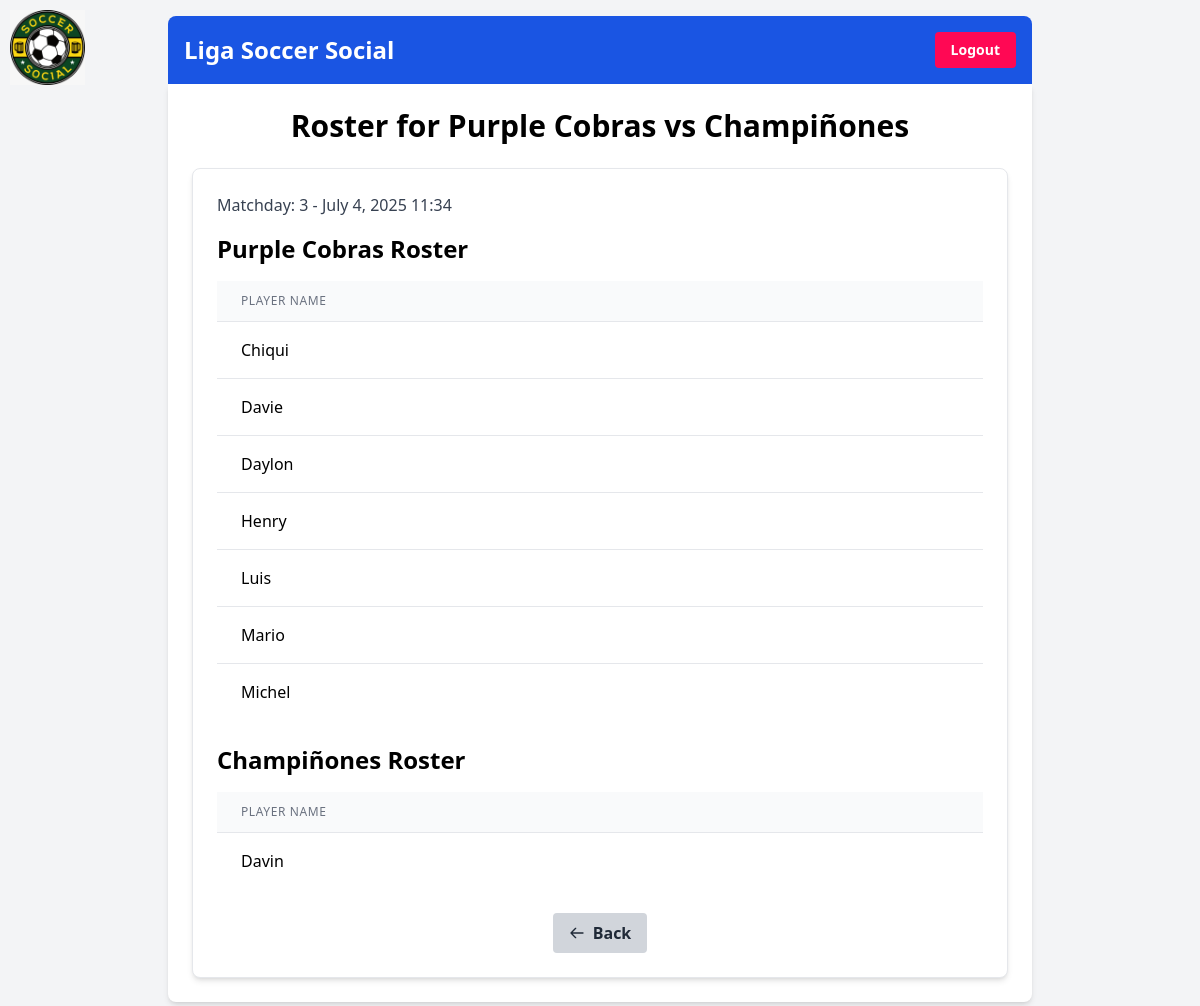
Page /futbol/match/7/roster/ (signed in) on the committed database.
### futbolapp/models.py (models this page shows, shortened)
class Match(models.Model):
    matchday = models.ForeignKey(Matchday, on_delete=models.CASCADE)
    home_team = models.ForeignKey(Team, related_name='home_matches', on_delete=models.CASCADE)
    away_team = models.ForeignKey(Team, related_name='away_matches', on_delete=models.CASCADE)
    home_score = models.PositiveIntegerField(null=True, blank=True)
    away_score = models.PositiveIntegerField(null=True, blank=True)
    date = models.DateTimeField()
    class Meta:
        unique_together = ('matchday', 'home_team', 'away_team')
        ordering = ['date']
        verbose_name_plural = "Matches"

class Team(models.Model):
    name = models.CharField(max_length=100)
    league = models.ForeignKey(League, on_delete=models.CASCADE, null=True, blank=True)
    tournament = models.ForeignKey('Tournament', on_delete=models.CASCADE, null=True, blank=True) # New field

class Matchday(models.Model):
    season = models.ForeignKey(Season, on_delete=models.CASCADE)
    number = models.PositiveIntegerField()
    date = models.DateField()
    title = models.CharField(max_length=100, blank=True, null=True) # New field for title
    class Meta:
        ordering = ['season', 'number']
        unique_together = ('season', 'number')

class PlayerStatistic(models.Model):
    player = models.ForeignKey(Player, on_delete=models.CASCADE)
    match = models.ForeignKey(Match, on_delete=models.CASCADE)
    goals = models.PositiveIntegerField(default=0)
    assists = models.PositiveIntegerField(default=0)
    clean_sheets = models.PositiveIntegerField(default=0)
    yellow_cards = models.PositiveIntegerField(default=0)
    red_cards = models.PositiveIntegerField(default=0)
    present = models.BooleanField(default=False) # New field for presence
    class Meta:
        unique_together = ('player', 'match')

class Player(models.Model):
    name = models.CharField(max_length=100)
    team = models.ForeignKey(Team, on_delete=models.CASCADE)
    field_position = models.CharField(max_length=20, choices=[('field player', 'Field Player'), ('goalkeeper', 'Goalkeeper')], default='field player')
    role = models.CharField(max_length=20, choices=[('full-time', 'Full-Time'), ('ringer', 'Ringer')])

### futbolapp/views.py (the view)
# urls.py: path('match/<int:match_id>/roster/', views.match_roster_view, name='match_roster_view'),
@login_required
def match_roster_view(request, match_id):
    match = get_object_or_404(Match, pk=match_id)
    home_team_players = PlayerStatistic.objects.filter(match=match, player__team=match.home_team, present=True).order_by('player__name')
    away_team_players = PlayerStatistic.objects.filter(match=match, player__team=match.away_team, present=True).order_by('player__name')
    return render(request, 'futbolapp/match_roster.html', {
        'match': match,
        'home_team_players': home_team_players,
        'away_team_players': away_team_players
    })

### futbolapp/templates/futbolapp/match_roster.html
{% extends 'base.html' %}
{% block content %}
    <h1 class="text-3xl font-bold mb-6 text-center">Roster for {{ match.home_team.name }} vs {{ match.away_team.name }}</h1>
    <div class="bg-white p-6 rounded-lg shadow-md border border-gray-200">
        <p class="text-gray-700 mb-4">Matchday: {{ match.matchday.number }} - {{ match.date|date:"F j, Y H:i" }}</p>
        <h2 class="text-2xl font-semibold mb-4">{{ match.home_team.name }} Roster</h2>
        {% if home_team_players %}
            <div class="overflow-x-auto mb-6">
                <table class="min-w-full divide-y divide-gray-200">
                    <thead class="bg-gray-50">
                        <tr>
                            <th scope="col" class="px-6 py-3 text-left text-xs font-medium text-gray-500 uppercase tracking-wider">Player Name</th>
                        </tr>
                    </thead>
                    <tbody class="bg-white divide-y divide-gray-200">
                        {% for player_stat in home_team_players %}
                            <tr>
                                <td class="px-6 py-4 whitespace-nowrap">{{ player_stat.player.name }}</td>
                            </tr>
                        {% endfor %}
                    </tbody>
                </table>
            </div>
        {% else %}
            <p class="text-gray-700 mb-6">No players found for {{ match.home_team.name }}.</p>
        {% endif %}
        <h2 class="text-2xl font-semibold mb-4">{{ match.away_team.name }} Roster</h2>
        {% if away_team_players %}
            <div class="overflow-x-auto">
                <table class="min-w-full divide-y divide-gray-200">
                    <thead class="bg-gray-50">
                        <tr>
                            <th scope="col" class="px-6 py-3 text-left text-xs font-medium text-gray-500 uppercase tracking-wider">Player Name</th>
                        </tr>
                    </thead>
                    <tbody class="bg-white divide-y divide-gray-200">
                        {% for player_stat in away_team_players %}
                            <tr>
                                <td class="px-6 py-4 whitespace-nowrap">{{ player_stat.player.name }}</td>
                            </tr>
                        {% endfor %}
                    </tbody>
                </table>
            </div>
        {% else %}
            <p class="text-gray-700">No players found for {{ match.away_team.name }}.</p>
        {% endif %}
        <div class="mt-6 text-center">
            <button onclick="history.back()" class="bg-gray-300 hover:bg-gray-400 text-gray-800 font-bold py-2 px-4 rounded inline-flex items-center">
                <svg class="w-4 h-4 mr-2" fill="none" stroke="currentColor" viewBox="0 0 24 24" xmlns="http://www.w3.org/2000/svg"><path stroke-linecap="round" stroke-linejoin="round" stroke-width="2" d="M10 19l-7-7m0 0l7-7m-7 7h18"></path></svg>
                Back
            </button>
        </div>
    </div>
{% endblock %}

### rows in the picture
Match: home_team.name "Purple Cobras", away_team.name "Champiñones", matchday.number "3", date "July 4, 2025 11:34"
PlayerStatistic: player.name "Chiqui"
PlayerStatistic: player.name "Davie"
PlayerStatistic: player.name "Daylon"
PlayerStatistic: player.name "Henry"
PlayerStatistic: player.name "Luis"
PlayerStatistic: player.name "Mario"
PlayerStatistic: player.name "Michel"
PlayerStatistic: player.name "Davin"
